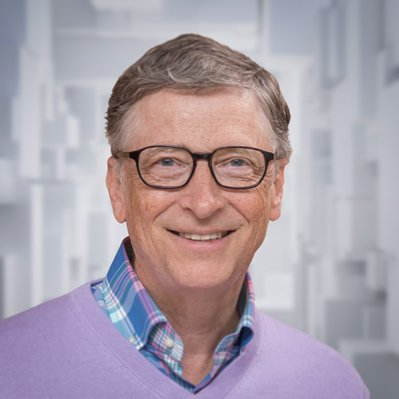
#> input picture OpenCV/images/bill.jpg, 399 x 399 px
$ python HistogramEqualization.py
#> lines starting #> are read from the running program, lines starting #| are printed output that depends on the picture
import matplotlib
matplotlib.use("MacOSX")
from matplotlib import pyplot as plt
import cv2
import numpy as np

image = cv2.imread('./images/bill.jpg', cv2.IMREAD_GRAYSCALE)
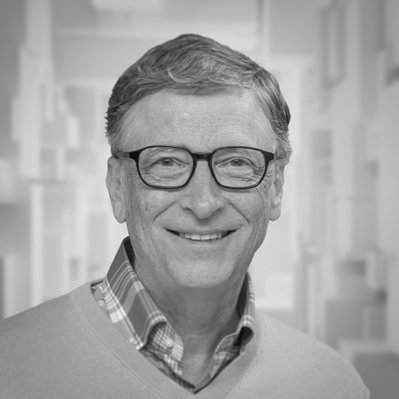
#> image: shape (399, 399); min 5, max 245, mean 163.9
cv2.imshow("Original", image)
hist = cv2.calcHist([image], [0], None, [256], [0, 256])
#> hist = 256 values, max 2379 at index 186, min 0 at index 0, mean 621.9

# plot the histogram
plt.figure()
plt.title("Before equalizeHist")
plt.xlabel("Bins")
plt.ylabel("# of Pixels")

x = np.arange(256, dtype='uint8')
y = [int(y[0]) for y in hist]
#> y has the same summary as hist

plt.bar(x, y)
plt.xlim([0, 256])

# equalizeHist() function increase the contrast of an image
contractedImage = cv2.equalizeHist(image)
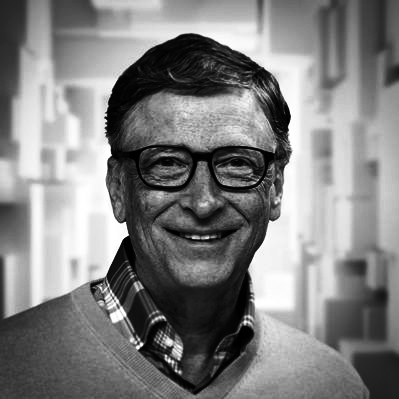
#> contractedImage: shape (399, 399); min 0, max 255, mean 128.7
cv2.imshow("Contracted Image", contractedImage)

# get histogram(graphical representation of an image) of contracted image
hist = cv2.calcHist([contractedImage], [0], None, [256], [0, 256])
#> hist = 256 values, max 2379 at index 181, min 0 at index 42, mean 621.9
# plot the histogram
plt.figure()
plt.title("After equalizeHist")
plt.xlabel("Bins")
plt.ylabel("# of Pixels")
x = np.arange(256, dtype='uint8')
y = [int(y[0]) for y in hist]
#> y has the same summary as hist
plt.bar(x, y)
plt.xlim([0, 256])
plt.show()
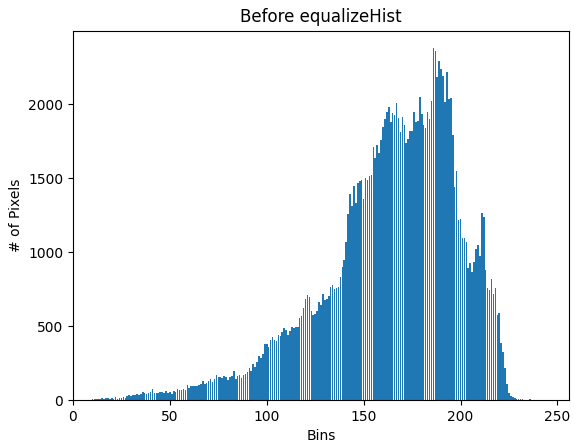
#> figure drawn by matplotlib, 1 panel; tallest bar 2379 high, from x = 185.6 to 186.4
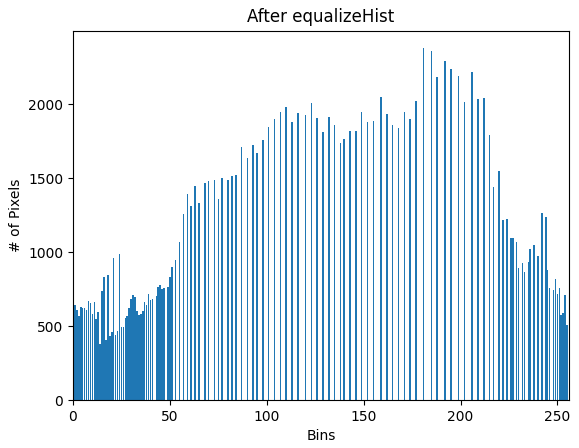
#> figure drawn by matplotlib, 1 panel; tallest bar 2379 high, from x = 180.6 to 181.4
cv2.waitKey(0)
cv2.destroyAllWindows()
